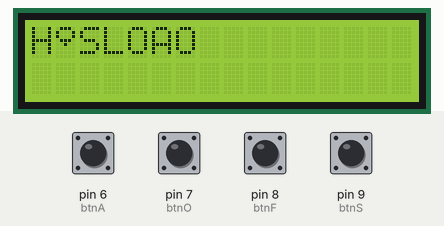
A sketch run on a simulated Arduino Uno, built with avr-gcc and run on an emulated ATmega328P. On the bench: 16×2 character LCD. The inputs (shaded band) are chosen by the test bench; at power-on: pin 6 (btnA), pin 7 (btnO), pin 8 (btnF), pin 9 (btnS) HIGH.

Above: at 1.2 s.
1.3 s: pin 6 (btnA) pulled LOW for 0.15 s
At 1.8 s:
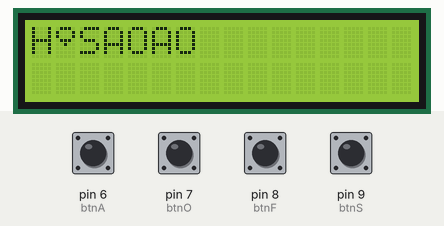
2.9 s: pin 8 (btnF) pulled LOW for 0.15 s
At 4.2 s:
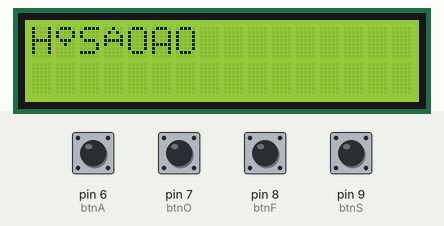
4.5 s: pin 9 (btnS) pulled LOW for 0.15 s
At 5.5 s:
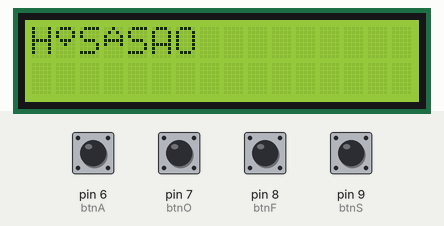
6.1 s: pin 7 (btnO) pulled LOW for 0.15 s
At 6.7 s:
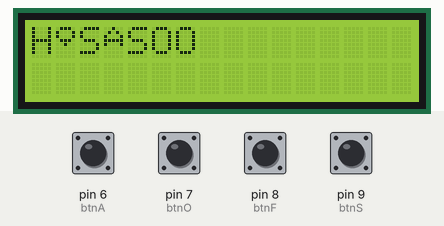
7.7 s: pin 6 (btnA) pulled LOW for 1 s
At 9.1 s:
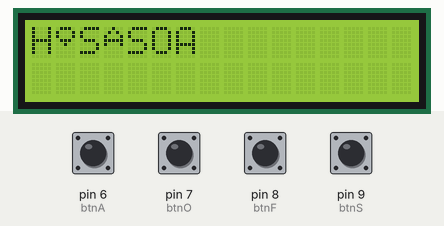
10.2 s: pin 7 (btnO) pulled LOW for 1 s
At 12.2 s:
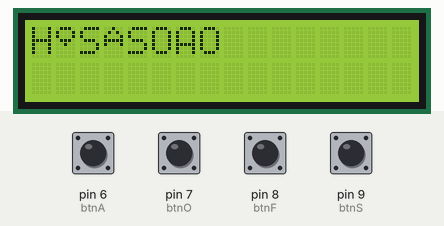
Timing chart, 0 to 13.7 s (numbered marks = the images above; inputs shaded):
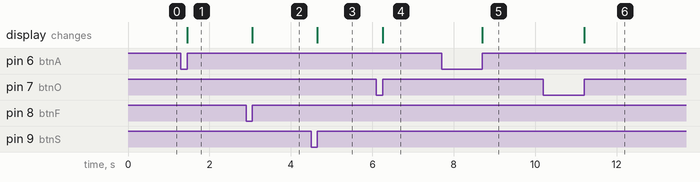

The sketch:

code_bt8.ino
```cpp
#include <LiquidCrystal.h>

LiquidCrystal lcd(12, 11, 5, 4, 3, 2);

const int btnA = 6;
const int btnO = 7;
const int btnF = 8;
const int btnS = 9;

int preState_btnA = LOW;
int preState_btnO = LOW;
int preState_btnF = LOW;
int preState_btnS = LOW;

int colCursor = 0;
int preBtn = 0;

byte char_EE[8] = {
  B01110,
  B10001,
  B00000,
  B01110,
  B10000,
  B11111,
  B10000,
  B01110,
};
byte char_OO[8] = {
  B01110,
  B10001,
  B00000,
  B01110,
  B10001,
  B10001,
  B10001,
  B01110,
};
byte char_EF[8] = {B00100, B01010, B10001, B11111, B10001, B00000, B00000, B00000,};
byte char_ES[8] = {B00100, B01010, B10001, B11111, B10001, B00010, B00000, B00000,};
byte char_OF[8] = {B01110, B10001, B10001, B01110, B00100, B00000, B00000, B00000,};
byte char_OS[8] = {B01110, B10001, B10001, B01110, B00010, B00000, B00000, B00000,};

void setup() {
  pinMode(btnA, INPUT_PULLUP);
  pinMode(btnO, INPUT_PULLUP);
  pinMode(btnF, INPUT_PULLUP);
  pinMode(btnS, INPUT_PULLUP);

  lcd.begin(16, 2);
  lcd.clear();
  lcd.createChar(0, char_EE);
  lcd.createChar(1, char_OO);
  lcd.createChar(2, char_EF);
  lcd.createChar(3, char_ES);
  lcd.createChar(4, char_OF);
  lcd.createChar(5, char_OS);

  lcd.setCursor(0, 0);
  lcd.print("HELLO");
}

void loop() {
  int curA = digitalRead(btnA);
  int curO = digitalRead(btnO);
  int curF = digitalRead(btnF);
  int curS = digitalRead(btnS);

  // Nút A
  if (curA == HIGH && preState_btnA == LOW) {
    if (preBtn == 1) {
      lcd.setCursor(--colCursor, 0);
      lcd.write(byte(0)); // EE → Ê
      preBtn = 0;
    } else {
      lcd.print("A");
      preBtn = 1;
    }
    colCursor++;
  }
  preState_btnA = curA;

  // Nút O
  if (curO == HIGH && preState_btnO == LOW) {
    if (preBtn == 2) {
      lcd.setCursor(--colCursor, 0);
      lcd.write(byte(1)); // OO → Ô
      preBtn = 0;
    } else {
      lcd.print("O");
      preBtn = 2;
    }
      colCursor++;
  }
  preState_btnO = curO;

  // Nút F
  if (curF == HIGH && preState_btnF == LOW) {
    if (preBtn == 1) {
      lcd.setCursor(--colCursor, 0);
      lcd.write(byte(2)); // EF → È
    } else if (preBtn == 2) {
      lcd.setCursor(--colCursor, 0);
      lcd.write(byte(4)); // OF → Ò
    } else {
      lcd.print("F");

    }
    colCursor++;
    preBtn = 0;
  }
  preState_btnF = curF;

  // Nút S
  if (curS == HIGH && preState_btnS == LOW) {
    if (preBtn == 1) {
      lcd.setCursor(--colCursor, 0);
      lcd.write(byte(3)); // ES → É
    } else if (preBtn == 2) {
      lcd.setCursor(--colCursor, 0);
      lcd.write(byte(5)); // OS → Ó
    } else {
      lcd.print("S");

    }
    colCursor++;
    preBtn = 0;
  }
  preState_btnS = curS;
}
```

Measured:
- after the input at 1.3 s, the display: changes after 0.15 s (image 1)
- after the input at 2.9 s, the display: changes after 0.15 s (image 2)
- after the input at 4.5 s, the display: changes after 0.15 s (image 3)
- after the input at 6.1 s, the display: changes after 0.15 s (image 4)
- after the input at 7.7 s, the display: changes after 1.0 s (image 5)
- after the input at 10.2 s, the display: changes after 1.0 s (image 6)
